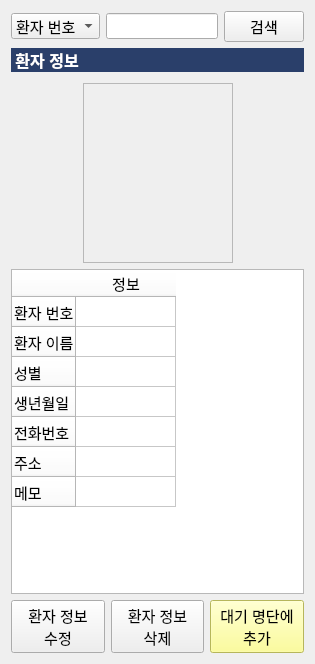
<?xml version="1.0" encoding="UTF-8"?>
<ui version="4.0">
 <class>PatientInfoManager</class>
 <widget class="QWidget" name="PatientInfoManager">
  <property name="geometry">
   <rect>
    <x>0</x>
    <y>0</y>
    <width>315</width>
    <height>664</height>
   </rect>
  </property>
  <property name="windowTitle">
   <string>Form</string>
  </property>
  <layout class="QGridLayout" name="gridLayout">
   <item row="0" column="0">
    <layout class="QVBoxLayout" name="verticalLayout">
     <item>
      <layout class="QHBoxLayout" name="horizontalLayout_2">
       <item>
        <widget class="QComboBox" name="searchComboBox">
         <property name="font">
          <font>
           <pointsize>11</pointsize>
          </font>
         </property>
         <item>
          <property name="text">
           <string>환자 번호</string>
          </property>
         </item>
         <item>
          <property name="text">
           <string>환자 이름</string>
          </property>
         </item>
        </widget>
       </item>
       <item>
        <widget class="QLineEdit" name="searchLineEdit">
         <property name="font">
          <font>
           <pointsize>11</pointsize>
          </font>
         </property>
        </widget>
       </item>
       <item>
        <widget class="QPushButton" name="searchPushButton">
         <property name="font">
          <font>
           <pointsize>11</pointsize>
          </font>
         </property>
         <property name="text">
          <string>검색</string>
         </property>
        </widget>
       </item>
      </layout>
     </item>
     <item>
      <widget class="QLabel" name="label_2">
       <property name="font">
        <font>
         <pointsize>12</pointsize>
         <bold>true</bold>
        </font>
       </property>
       <property name="styleSheet">
        <string notr="true">background-color: rgb(42, 63, 106);
color: rgb(255, 255, 255);</string>
       </property>
       <property name="text">
        <string> 환자 정보</string>
       </property>
      </widget>
     </item>
     <item>
      <spacer name="verticalSpacer">
       <property name="orientation">
        <enum>Qt::Vertical</enum>
       </property>
       <property name="sizeType">
        <enum>QSizePolicy::Minimum</enum>
       </property>
       <property name="sizeHint" stdset="0">
        <size>
         <width>20</width>
         <height>5</height>
        </size>
       </property>
      </spacer>
     </item>
     <item>
      <layout class="QHBoxLayout" name="horizontalLayout_3">
       <item>
        <spacer name="horizontalSpacer_2">
         <property name="orientation">
          <enum>Qt::Horizontal</enum>
         </property>
         <property name="sizeHint" stdset="0">
          <size>
           <width>40</width>
           <height>20</height>
          </size>
         </property>
        </spacer>
       </item>
       <item>
        <widget class="QLabel" name="patientFace">
         <property name="sizePolicy">
          <sizepolicy hsizetype="Fixed" vsizetype="Fixed">
           <horstretch>0</horstretch>
           <verstretch>0</verstretch>
          </sizepolicy>
         </property>
         <property name="minimumSize">
          <size>
           <width>150</width>
           <height>180</height>
          </size>
         </property>
         <property name="maximumSize">
          <size>
           <width>150</width>
           <height>180</height>
          </size>
         </property>
         <property name="frameShape">
          <enum>QFrame::StyledPanel</enum>
         </property>
         <property name="text">
          <string/>
         </property>
        </widget>
       </item>
       <item>
        <spacer name="horizontalSpacer">
         <property name="orientation">
          <enum>Qt::Horizontal</enum>
         </property>
         <property name="sizeHint" stdset="0">
          <size>
           <width>40</width>
           <height>20</height>
          </size>
         </property>
        </spacer>
       </item>
      </layout>
     </item>
     <item>
      <widget class="QTableWidget" name="clientInfoTableWidget">
       <property name="font">
        <font>
         <pointsize>11</pointsize>
        </font>
       </property>
       <property name="styleSheet">
        <string notr="true">QTableCornerButton::section {background-color: #FFFFFF;}
QHeaderView {background-color: #FFFFFF;}</string>
       </property>
       <property name="editTriggers">
        <set>QAbstractItemView::NoEditTriggers</set>
       </property>
       <row>
        <property name="text">
         <string>환자 번호</string>
        </property>
        <property name="font">
         <font>
          <pointsize>11</pointsize>
         </font>
        </property>
       </row>
       <row>
        <property name="text">
         <string>환자 이름</string>
        </property>
        <property name="font">
         <font>
          <pointsize>11</pointsize>
         </font>
        </property>
       </row>
       <row>
        <property name="text">
         <string>성별</string>
        </property>
        <property name="font">
         <font>
          <pointsize>11</pointsize>
         </font>
        </property>
       </row>
       <row>
        <property name="text">
         <string>생년월일</string>
        </property>
        <property name="font">
         <font>
          <pointsize>11</pointsize>
         </font>
        </property>
       </row>
       <row>
        <property name="text">
         <string>전화번호</string>
        </property>
        <property name="font">
         <font>
          <pointsize>11</pointsize>
         </font>
        </property>
       </row>
       <row>
        <property name="text">
         <string>주소</string>
        </property>
        <property name="font">
         <font>
          <pointsize>11</pointsize>
         </font>
        </property>
       </row>
       <row>
        <property name="text">
         <string>메모</string>
        </property>
        <property name="font">
         <font>
          <pointsize>11</pointsize>
         </font>
        </property>
       </row>
       <column>
        <property name="text">
         <string>정보</string>
        </property>
        <property name="font">
         <font>
          <pointsize>11</pointsize>
         </font>
        </property>
       </column>
       <item row="0" column="0">
        <property name="text">
         <string/>
        </property>
        <property name="font">
         <font>
          <pointsize>10</pointsize>
         </font>
        </property>
       </item>
       <item row="1" column="0">
        <property name="text">
         <string/>
        </property>
        <property name="font">
         <font>
          <pointsize>10</pointsize>
         </font>
        </property>
       </item>
       <item row="2" column="0">
        <property name="text">
         <string/>
        </property>
        <property name="font">
         <font>
          <pointsize>10</pointsize>
         </font>
        </property>
       </item>
       <item row="3" column="0">
        <property name="font">
         <font>
          <pointsize>10</pointsize>
         </font>
        </property>
       </item>
       <item row="4" column="0">
        <property name="font">
         <font>
          <pointsize>10</pointsize>
         </font>
        </property>
       </item>
       <item row="5" column="0">
        <property name="font">
         <font>
          <pointsize>10</pointsize>
         </font>
        </property>
       </item>
       <item row="6" column="0">
        <property name="font">
         <font>
          <pointsize>10</pointsize>
         </font>
        </property>
       </item>
      </widget>
     </item>
    </layout>
   </item>
   <item row="1" column="0">
    <layout class="QHBoxLayout" name="horizontalLayout">
     <item>
      <widget class="QPushButton" name="modifyPushButton">
       <property name="font">
        <font>
         <pointsize>11</pointsize>
        </font>
       </property>
       <property name="text">
        <string>환자 정보
수정</string>
       </property>
      </widget>
     </item>
     <item>
      <widget class="QPushButton" name="deletePushButton">
       <property name="font">
        <font>
         <pointsize>11</pointsize>
        </font>
       </property>
       <property name="text">
        <string>환자 정보
삭제</string>
       </property>
      </widget>
     </item>
     <item>
      <widget class="QPushButton" name="WaitPushButton">
       <property name="font">
        <font>
         <pointsize>11</pointsize>
        </font>
       </property>
       <property name="styleSheet">
        <string notr="true">QPushButton { background-color: rgb(255, 255, 127)}</string>
       </property>
       <property name="text">
        <string>대기 명단에
추가</string>
       </property>
      </widget>
     </item>
    </layout>
   </item>
  </layout>
 </widget>
 <resources/>
 <connections/>
</ui>
